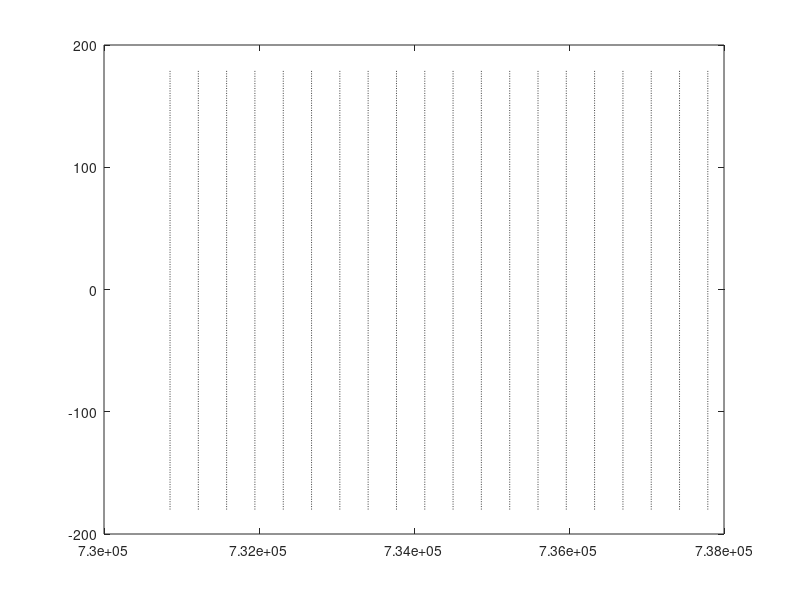

Source code (MATLAB): (Note: this script raises an error after producing the figure.)
% dSdt = [year month date data uncertainty]
for y=2001:2020
    plot(datenum(y,1,1)*ones(361,1),[-180:180]',':','color',[64 64 64]./255)
    hold on
end
dSdt_min = dSdt(:,4) - dSdt(:,5);
dSdt_max = dSdt(:,4) + dSdt(:,5);
hold on
patch1 = fill([dSdt(:,3)',fliplr(dSdt(:,3)')],[dSdt_max',fliplr(dSdt_min')],[96 96 96]./255);
hold on
ax = gca;
set(patch1, 'edgecolor', 'none');
set(patch1, 'FaceAlpha', 0.5);
hold on;
h = plot(dSdt(:,3), dSdt(:,4), 'color', [0 0 53]./255, ...
        'LineWidth', 2);
    
pbaspect([3 1 1])
datetick
ylim([-50,50])
xlim([dSdt(1,3)-365,dSdt(end,3)+365])
set(ax,'xtick',datenum(dSdt(1,1):1:dSdt(end,1),7,1))
set(ax,'xticklabel',dSdt(1,1):1:dSdt(end,1))
% set(ax,'ytick',[-25:5:15])
% set(ax,'yticklabel',[-25:5:15])
set(gca,'YGrid','on')
set(gcf,'color','w')
% set(gca,'fondSdtize',14)
% ylabel('precipitation [mm]','fondSdtize',12)
% legend([patch1 h],{'Uncertainty','PERSIANN-CDR'},'Orientation','horizontal','fondSdtize',12)
a = 1;